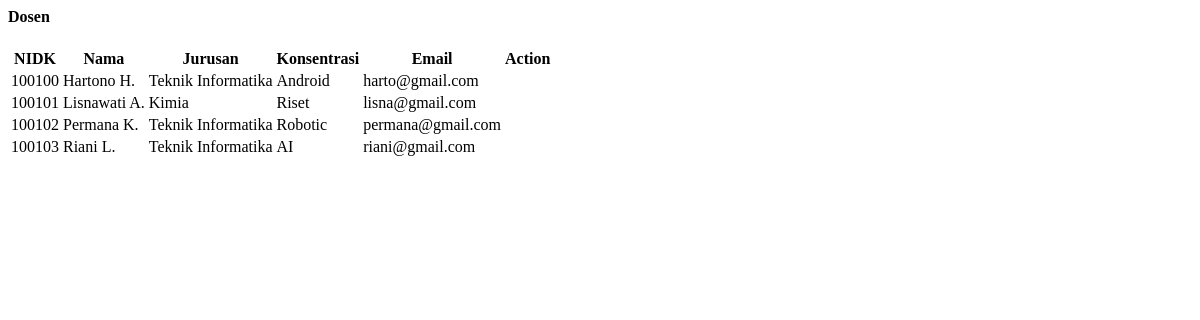
The app's page /pages/tampil-dosen.php, older data.
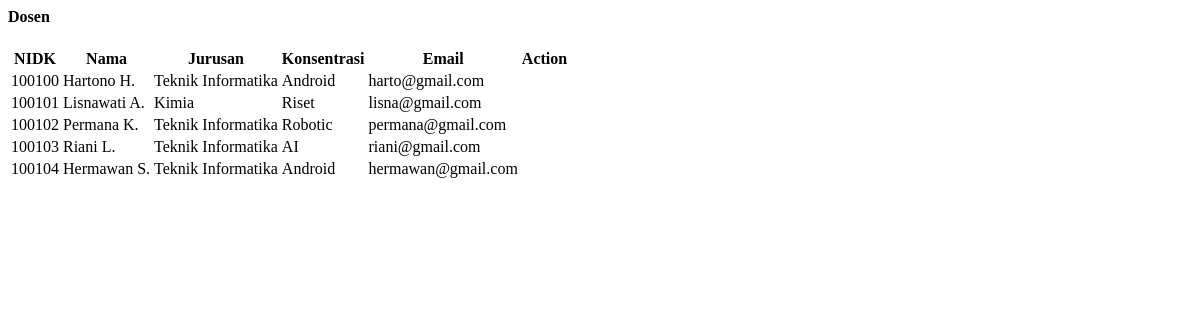
The same page, newer data.
### tables this page shows
CREATE TABLE `dosen` (
  `nidn` int(10) NOT NULL,
  `nama` varchar(30) NOT NULL,
  `jurusan` varchar(30) NOT NULL,
  `konsentrasi` varchar(30) NOT NULL,
  `email` varchar(30) NOT NULL
);

### pages/tampil-dosen.php (the view, shortened to what this page needs)
<?php
include ("../database/koneksi.php");
?>
<div class="row">
  <div class="col-md-12">
    <div class="card card-hero">
      <div class="card-header">
        <h4>Dosen</h4>
      </div>
      <div class="card-body p-0">
        <div class="table-wrapper-scroll-y my-custom-scrollbar">
          <table class="table table-striped">
            <tr>
              <th scope="col">NIDK</th>
              <th scope="col">Nama</th>
              <th scope="col">Jurusan</th>
              <th scope="col">Konsentrasi</th>
              <th scope="col">Email</th>
              <th scope="col">Action</th>
            </tr>
            <tbody>
              <?php
              $data = mysqli_query($conn,"select * from dosen");
              while($d=mysqli_fetch_array($data)){
                ?>
                <tr>
                  <td><?php echo $d['nidn'] ?></td>
                  <td class="font-weight-600"><?php echo $d['nama'] ?></td>
                  <td class="font-weight-600"><?php echo $d['jurusan'] ?></td>
                  <td class="font-weight-600"><?php echo $d['konsentrasi'] ?></td>
                  <td class="font-weight-600"><?php echo $d['email'] ?></td>
                  <td>
                  </td>
                </tr>
              <?php } ?>
            </tbody>
          </table>
        </div>
      </div>
    </div>
  </div>
</div>

### pages/tampil-dosen.php (style rules this page uses)
.my-custom-scrollbar { position: relative; height: 420px; overflow: auto; }
.table-wrapper-scroll-y { display: block; }

Row changes from the older to the newer data that the page shows:
added dosen: nidn "100104", nama "Hermawan S.", jurusan "Teknik Informatika", konsentrasi "Android", email "hermawan@gmail.com"
